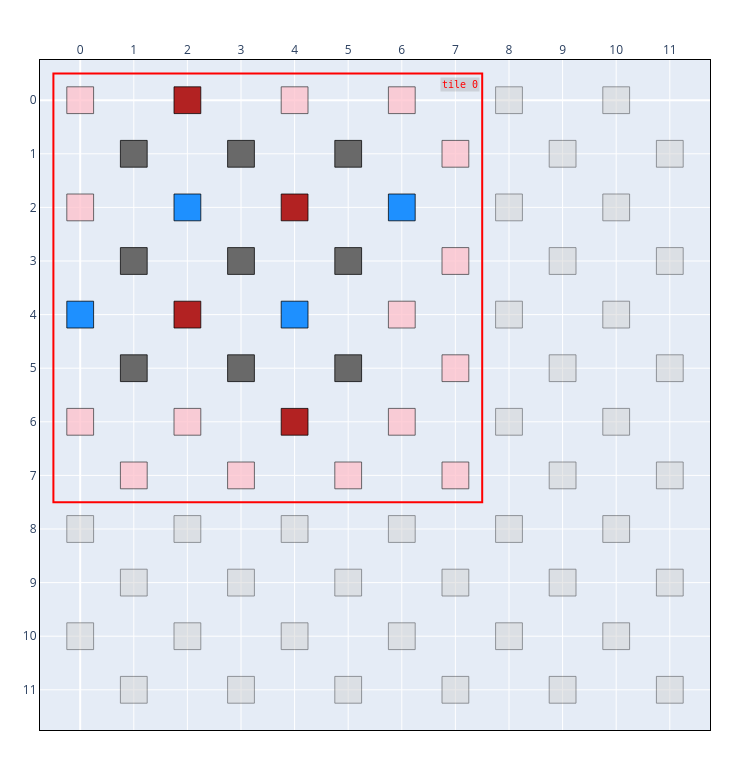

The code cell stored with this chart in its notebook:
### Markdown cell above
## 4. Logical tiles — placing a surface code

A **`LogicalTile`** wraps a Stim circuit anchored to a coordinate frame. The
code-specific subclass **`SCTile`** generates a *rotated surface code* of a given
`distance` and assigns each qubit a **CSS type** (`DATA`, `X_CHECK`, `Z_CHECK`,
`BUFFER`).

A tile is placed with `chip.add_tile(tile, loc)`, where `loc` is the tile's origin (its
upper-left qubit). Placement is validated against the checkerboard invariant, the chip
bounds, and overlap with existing tiles. Here we color qubits by CSS type via
`css_style`.

### Code cell
chip = Chip(6, 6)
tile = SCTile(distance=3, rounds=3, task="memory_z")
chip.add_tile(tile)          # no loc -> placed at the tile's own origin (0, 0)

print("tile summary:", tile.summary())
chip.show(style=css_style)

### Figure 1 — Plotly figure (JSON) as saved in the notebook; plotly's stock layout.template omitted (floating-point values rounded to 4 significant figures)
{"data": [{"hoverinfo": "text", "hoverlabel": {"bgcolor": ["pink", "pink", "dodgerblue", "pink", "lightgray", "lightgray", "dimgrey", "dimgrey", "dimgrey", "pink", "lightgray", "lightgray", "firebrick", "dodgerblue", "firebrick", "pink", "lightgray", "lightgray", "dimgrey", "dimgrey", "dimgrey", "pink", "lightgray", "lightgray", "pink", "firebrick", "dodgerblue", "firebrick", "lightgray", "lightgray", "dimgrey", "dimgrey", "dimgrey", "pink", "lightgray", "lightgray", "pink", "dodgerblue", "pink", "pink", "lightgray", "lightgray", "pink", "pink", "pink", "pink", "lightgray", "lightgray", "lightgray", "lightgray", "lightgray", "lightgray", "lightgray", "lightgray", "lightgray", "lightgray", "lightgray", "lightgray", "lightgray", "lightgray", "lightgray", "lightgray", "lightgray", "lightgray", "lightgray", "lightgray", "lightgray", "lightgray", "lightgray", "lightgray", "lightgray", "lightgray"], "font": {"color": "black"}}, "hovertext": ["(0, 0)<br>type=BUFFER<br>noise=0.0000", "(0, 2)<br>type=BUFFER<br>noise=0.0000", "(0, 4)<br>type=Z_CHECK<br>noise=0.0000", "(0, 6)<br>type=BUFFER<br>noise=0.0000", "(0, 8)<br>type=UNASSIGNED<br>noise=0.0000", "(0, 10)<br>type=UNASSIGNED<br>noise=0.0000", "(1, 1)<br>type=DATA<br>noise=0.0000", "(1, 3)<br>type=DATA<br>noise=0.0000", "(1, 5)<br>type=DATA<br>noise=0.0000", "(1, 7)<br>type=BUFFER<br>noise=0.0000", "(1, 9)<br>type=UNASSIGNED<br>noise=0.0000", "(1, 11)<br>type=UNASSIGNED<br>noise=0.0000", "(2, 0)<br>type=X_CHECK<br>noise=0.0000", "(2, 2)<br>type=Z_CHECK<br>noise=0.0000", "(2, 4)<br>type=X_CHECK<br>noise=0.0000", "(2, 6)<br>type=BUFFER<br>noise=0.0000", "(2, 8)<br>type=UNASSIGNED<br>noise=0.0000", "(2, 10)<br>type=UNASSIGNED<br>noise=0.0000", "(3, 1)<br>type=DATA<br>noise=0.0000", "(3, 3)<br>type=DATA<br>noise=0.0000", "(3, 5)<br>type=DATA<br>noise=0.0000", "(3, 7)<br>type=BUFFER<br>noise=0.0000", "(3, 9)<br>type=UNASSIGNED<br>noise=0.0000", "(3, 11)<br>type=UNASSIGNED<br>noise=0.0000", "(4, 0)<br>type=BUFFER<br>noise=0.0000", "(4, 2)<br>type=X_CHECK<br>noise=0.0000", "(4, 4)<br>type=Z_CHECK<br>noise=0.0000", "(4, 6)<br>type=X_CHECK<br>noise=0.0000", "(4, 8)<br>type=UNASSIGNED<br>noise=0.0000", "(4, 10)<br>type=UNASSIGNED<br>noise=0.0000", "(5, 1)<br>type=DATA<br>noise=0.0000", "(5, 3)<br>type=DATA<br>noise=0.0000", "(5, 5)<br>type=DATA<br>noise=0.0000", "(5, 7)<br>type=BUFFER<br>noise=0.0000", "(5, 9)<br>type=UNASSIGNED<br>noise=0.0000", "(5, 11)<br>type=UNASSIGNED<br>noise=0.0000", "(6, 0)<br>type=BUFFER<br>noise=0.0000", "(6, 2)<br>type=Z_CHECK<br>noise=0.0000", "(6, 4)<br>type=BUFFER<br>noise=0.0000", "(6, 6)<br>type=BUFFER<br>noise=0.0000", "(6, 8)<br>type=UNASSIGNED<br>noise=0.0000", "(6, 10)<br>type=UNASSIGNED<br>noise=0.0000", "(7, 1)<br>type=BUFFER<br>noise=0.0000", "(7, 3)<br>type=BUFFER<br>noise=0.0000", "(7, 5)<br>type=BUFFER<br>noise=0.0000", "(7, 7)<br>type=BUFFER<br>noise=0.0000", "(7, 9)<br>type=UNASSIGNED<br>noise=0.0000", "(7, 11)<br>type=UNASSIGNED<br>noise=0.0000", "(8, 0)<br>type=UNASSIGNED<br>noise=0.0000", "(8, 2)<br>type=UNASSIGNED<br>noise=0.0000", "(8, 4)<br>type=UNASSIGNED<br>noise=0.0000", "(8, 6)<br>type=UNASSIGNED<br>noise=0.0000", "(8, 8)<br>type=UNASSIGNED<br>noise=0.0000", "(8, 10)<br>type=UNASSIGNED<br>noise=0.0000", "(9, 1)<br>type=UNASSIGNED<br>noise=0.0000", "(9, 3)<br>type=UNASSIGNED<br>noise=0.0000", "(9, 5)<br>type=UNASSIGNED<br>noise=0.0000", "(9, 7)<br>type=UNASSIGNED<br>noise=0.0000", "(9, 9)<br>type=UNASSIGNED<br>noise=0.0000", "(9, 11)<br>type=UNASSIGNED<br>noise=0.0000", "(10, 0)<br>type=UNASSIGNED<br>noise=0.0000", "(10, 2)<br>type=UNASSIGNED<br>noise=0.0000", "(10, 4)<br>type=UNASSIGNED<br>noise=0.0000", "(10, 6)<br>type=UNASSIGNED<br>noise=0.0000", "(10, 8)<br>type=UNASSIGNED<br>noise=0.0000", "(10, 10)<br>type=UNASSIGNED<br>noise=0.0000", "(11, 1)<br>type=UNASSIGNED<br>noise=0.0000", "(11, 3)<br>type=UNASSIGNED<br>noise=0.0000", "(11, 5)<br>type=UNASSIGNED<br>noise=0.0000", "(11, 7)<br>type=UNASSIGNED<br>noise=0.0000", "(11, 9)<br>type=UNASSIGNED<br>noise=0.0000", "(11, 11)<br>type=UNASSIGNED<br>noise=0.0000"], "marker": {"opacity": 0, "size": 20}, "mode": "markers", "name": "qubits", "type": "scattergl", "x": [0, 0, 0, 0, 0, 0, 1, 1, 1, 1, 1, 1, 2, 2, 2, 2, 2, 2, 3, 3, 3, 3, 3, 3, 4, 4, 4, 4, 4, 4, 5, 5, 5, 5, 5, 5, 6, 6, 6, 6, 6, 6, 7, 7, 7, 7, 7, 7, 8, 8, 8, 8, 8, 8, 9, 9, 9, 9, 9, 9, 10, 10, 10, 10, 10, 10, 11, 11, 11, 11, 11, 11], "y": [0, 2, 4, 6, 8, 10, 1, 3, 5, 7, 9, 11, 0, 2, 4, 6, 8, 10, 1, 3, 5, 7, 9, 11, 0, 2, 4, 6, 8, 10, 1, 3, 5, 7, 9, 11, 0, 2, 4, 6, 8, 10, 1, 3, 5, 7, 9, 11, 0, 2, 4, 6, 8, 10, 1, 3, 5, 7, 9, 11, 0, 2, 4, 6, 8, 10, 1, 3, 5, 7, 9, 11]}], "layout": {"annotations": [{"bgcolor": "rgba(128,128,128,0.25)", "font": {"color": "red", "family": "Andale Mono, monospace", "size": 10}, "showarrow": false, "text": "tile 0", "x": 7.45, "xanchor": "right", "y": -0.43, "yanchor": "top"}], "height": 770, "margin": {"b": 40, "l": 40, "r": 40, "t": 60}, "shapes": [{"fillcolor": "pink", "layer": "above", "line": {"color": "black", "width": 0.75}, "opacity": 0.75, "type": "rect", "x0": -0.25, "x1": 0.25, "y0": -0.25, "y1": 0.25}, {"fillcolor": "pink", "layer": "above", "line": {"color": "black", "width": 0.75}, "opacity": 0.75, "type": "rect", "x0": -0.25, "x1": 0.25, "y0": 1.75, "y1": 2.25}, {"fillcolor": "dodgerblue", "layer": "above", "line": {"color": "black", "width": 0.75}, "opacity": 1, "type": "rect", "x0": -0.25, "x1": 0.25, "y0": 3.75, "y1": 4.25}, {"fillcolor": "pink", "layer": "above", "line": {"color": "black", "width": 0.75}, "opacity": 0.75, "type": "rect", "x0": -0.25, "x1": 0.25, "y0": 5.75, "y1": 6.25}, {"fillcolor": "lightgray", "layer": "above", "line": {"color": "black", "width": 0.75}, "opacity": 0.5, "type": "rect", "x0": -0.25, "x1": 0.25, "y0": 7.75, "y1": 8.25}, {"fillcolor": "lightgray", "layer": "above", "line": {"color": "black", "width": 0.75}, "opacity": 0.5, "type": "rect", "x0": -0.25, "x1": 0.25, "y0": 9.75, "y1": 10.25}, {"fillcolor": "dimgrey", "layer": "above", "line": {"color": "black", "width": 0.75}, "opacity": 1, "type": "rect", "x0": 0.75, "x1": 1.25, "y0": 0.75, "y1": 1.25}, {"fillcolor": "dimgrey", "layer": "above", "line": {"color": "black", "width": 0.75}, "opacity": 1, "type": "rect", "x0": 0.75, "x1": 1.25, "y0": 2.75, "y1": 3.25}, {"fillcolor": "dimgrey", "layer": "above", "line": {"color": "black", "width": 0.75}, "opacity": 1, "type": "rect", "x0": 0.75, "x1": 1.25, "y0": 4.75, "y1": 5.25}, {"fillcolor": "pink", "layer": "above", "line": {"color": "black", "width": 0.75}, "opacity": 0.75, "type": "rect", "x0": 0.75, "x1": 1.25, "y0": 6.75, "y1": 7.25}, {"fillcolor": "lightgray", "layer": "above", "line": {"color": "black", "width": 0.75}, "opacity": 0.5, "type": "rect", "x0": 0.75, "x1": 1.25, "y0": 8.75, "y1": 9.25}, {"fillcolor": "lightgray", "layer": "above", "line": {"color": "black", "width": 0.75}, "opacity": 0.5, "type": "rect", "x0": 0.75, "x1": 1.25, "y0": 10.75, "y1": 11.25}, {"fillcolor": "firebrick", "layer": "above", "line": {"color": "black", "width": 0.75}, "opacity": 1, "type": "rect", "x0": 1.75, "x1": 2.25, "y0": -0.25, "y1": 0.25}, {"fillcolor": "dodgerblue", "layer": "above", "line": {"color": "black", "width": 0.75}, "opacity": 1, "type": "rect", "x0": 1.75, "x1": 2.25, "y0": 1.75, "y1": 2.25}, {"fillcolor": "firebrick", "layer": "above", "line": {"color": "black", "width": 0.75}, "opacity": 1, "type": "rect", "x0": 1.75, "x1": 2.25, "y0": 3.75, "y1": 4.25}, {"fillcolor": "pink", "layer": "above", "line": {"color": "black", "width": 0.75}, "opacity": 0.75, "type": "rect", "x0": 1.75, "x1": 2.25, "y0": 5.75, "y1": 6.25}, {"fillcolor": "lightgray", "layer": "above", "line": {"color": "black", "width": 0.75}, "opacity": 0.5, "type": "rect", "x0": 1.75, "x1": 2.25, "y0": 7.75, "y1": 8.25}, {"fillcolor": "lightgray", "layer": "above", "line": {"color": "black", "width": 0.75}, "opacity": 0.5, "type": "rect", "x0": 1.75, "x1": 2.25, "y0": 9.75, "y1": 10.25}, {"fillcolor": "dimgrey", "layer": "above", "line": {"color": "black", "width": 0.75}, "opacity": 1, "type": "rect", "x0": 2.75, "x1": 3.25, "y0": 0.75, "y1": 1.25}, {"fillcolor": "dimgrey", "layer": "above", "line": {"color": "black", "width": 0.75}, "opacity": 1, "type": "rect", "x0": 2.75, "x1": 3.25, "y0": 2.75, "y1": 3.25}, {"fillcolor": "dimgrey", "layer": "above", "line": {"color": "black", "width": 0.75}, "opacity": 1, "type": "rect", "x0": 2.75, "x1": 3.25, "y0": 4.75, "y1": 5.25}, {"fillcolor": "pink", "layer": "above", "line": {"color": "black", "width": 0.75}, "opacity": 0.75, "type": "rect", "x0": 2.75, "x1": 3.25, "y0": 6.75, "y1": 7.25}, {"fillcolor": "lightgray", "layer": "above", "line": {"color": "black", "width": 0.75}, "opacity": 0.5, "type": "rect", "x0": 2.75, "x1": 3.25, "y0": 8.75, "y1": 9.25}, {"fillcolor": "lightgray", "layer": "above", "line": {"color": "black", "width": 0.75}, "opacity": 0.5, "type": "rect", "x0": 2.75, "x1": 3.25, "y0": 10.75, "y1": 11.25}, {"fillcolor": "pink", "layer": "above", "line": {"color": "black", "width": 0.75}, "opacity": 0.75, "type": "rect", "x0": 3.75, "x1": 4.25, "y0": -0.25, "y1": 0.25}, {"fillcolor": "firebrick", "layer": "above", "line": {"color": "black", "width": 0.75}, "opacity": 1, "type": "rect", "x0": 3.75, "x1": 4.25, "y0": 1.75, "y1": 2.25}, {"fillcolor": "dodgerblue", "layer": "above", "line": {"color": "black", "width": 0.75}, "opacity": 1, "type": "rect", "x0": 3.75, "x1": 4.25, "y0": 3.75, "y1": 4.25}, {"fillcolor": "firebrick", "layer": "above", "line": {"color": "black", "width": 0.75}, "opacity": 1, "type": "rect", "x0": 3.75, "x1": 4.25, "y0": 5.75, "y1": 6.25}, {"fillcolor": "lightgray", "layer": "above", "line": {"color": "black", "width": 0.75}, "opacity": 0.5, "type": "rect", "x0": 3.75, "x1": 4.25, "y0": 7.75, "y1": 8.25}, {"fillcolor": "lightgray", "layer": "above", "line": {"color": "black", "width": 0.75}, "opacity": 0.5, "type": "rect", "x0": 3.75, "x1": 4.25, "y0": 9.75, "y1": 10.25}, {"fillcolor": "dimgrey", "layer": "above", "line": {"color": "black", "width": 0.75}, "opacity": 1, "type": "rect", "x0": 4.75, "x1": 5.25, "y0": 0.75, "y1": 1.25}, {"fillcolor": "dimgrey", "layer": "above", "line": {"color": "black", "width": 0.75}, "opacity": 1, "type": "rect", "x0": 4.75, "x1": 5.25, "y0": 2.75, "y1": 3.25}, {"fillcolor": "dimgrey", "layer": "above", "line": {"color": "black", "width": 0.75}, "opacity": 1, "type": "rect", "x0": 4.75, "x1": 5.25, "y0": 4.75, "y1": 5.25}, {"fillcolor": "pink", "layer": "above", "line": {"color": "black", "width": 0.75}, "opacity": 0.75, "type": "rect", "x0": 4.75, "x1": 5.25, "y0": 6.75, "y1": 7.25}, {"fillcolor": "lightgray", "layer": "above", "line": {"color": "black", "width": 0.75}, "opacity": 0.5, "type": "rect", "x0": 4.75, "x1": 5.25, "y0": 8.75, "y1": 9.25}, {"fillcolor": "lightgray", "layer": "above", "line": {"color": "black", "width": 0.75}, "opacity": 0.5, "type": "rect", "x0": 4.75, "x1": 5.25, "y0": 10.75, "y1": 11.25}, {"fillcolor": "pink", "layer": "above", "line": {"color": "black", "width": 0.75}, "opacity": 0.75, "type": "rect", "x0": 5.75, "x1": 6.25, "y0": -0.25, "y1": 0.25}, {"fillcolor": "dodgerblue", "layer": "above", "line": {"color": "black", "width": 0.75}, "opacity": 1, "type": "rect", "x0": 5.75, "x1": 6.25, "y0": 1.75, "y1": 2.25}, {"fillcolor": "pink", "layer": "above", "line": {"color": "black", "width": 0.75}, "opacity": 0.75, "type": "rect", "x0": 5.75, "x1": 6.25, "y0": 3.75, "y1": 4.25}, {"fillcolor": "pink", "layer": "above", "line": {"color": "black", "width": 0.75}, "opacity": 0.75, "type": "rect", "x0": 5.75, "x1": 6.25, "y0": 5.75, "y1": 6.25}, {"fillcolor": "lightgray", "layer": "above", "line": {"color": "black", "width": 0.75}, "opacity": 0.5, "type": "rect", "x0": 5.75, "x1": 6.25, "y0": 7.75, "y1": 8.25}, {"fillcolor": "lightgray", "layer": "above", "line": {"color": "black", "width": 0.75}, "opacity": 0.5, "type": "rect", "x0": 5.75, "x1": 6.25, "y0": 9.75, "y1": 10.25}, {"fillcolor": "pink", "layer": "above", "line": {"color": "black", "width": 0.75}, "opacity": 0.75, "type": "rect", "x0": 6.75, "x1": 7.25, "y0": 0.75, "y1": 1.25}, {"fillcolor": "pink", "layer": "above", "line": {"color": "black", "width": 0.75}, "opacity": 0.75, "type": "rect", "x0": 6.75, "x1": 7.25, "y0": 2.75, "y1": 3.25}, {"fillcolor": "pink", "layer": "above", "line": {"color": "black", "width": 0.75}, "opacity": 0.75, "type": "rect", "x0": 6.75, "x1": 7.25, "y0": 4.75, "y1": 5.25}, {"fillcolor": "pink", "layer": "above", "line": {"color": "black", "width": 0.75}, "opacity": 0.75, "type": "rect", "x0": 6.75, "x1": 7.25, "y0": 6.75, "y1": 7.25}, {"fillcolor": "lightgray", "layer": "above", "line": {"color": "black", "width": 0.75}, "opacity": 0.5, "type": "rect", "x0": 6.75, "x1": 7.25, "y0": 8.75, "y1": 9.25}, {"fillcolor": "lightgray", "layer": "above", "line": {"color": "black", "width": 0.75}, "opacity": 0.5, "type": "rect", "x0": 6.75, "x1": 7.25, "y0": 10.75, "y1": 11.25}, {"fillcolor": "lightgray", "layer": "above", "line": {"color": "black", "width": 0.75}, "opacity": 0.5, "type": "rect", "x0": 7.75, "x1": 8.25, "y0": -0.25, "y1": 0.25}, {"fillcolor": "lightgray", "layer": "above", "line": {"color": "black", "width": 0.75}, "opacity": 0.5, "type": "rect", "x0": 7.75, "x1": 8.25, "y0": 1.75, "y1": 2.25}, {"fillcolor": "lightgray", "layer": "above", "line": {"color": "black", "width": 0.75}, "opacity": 0.5, "type": "rect", "x0": 7.75, "x1": 8.25, "y0": 3.75, "y1": 4.25}, {"fillcolor": "lightgray", "layer": "above", "line": {"color": "black", "width": 0.75}, "opacity": 0.5, "type": "rect", "x0": 7.75, "x1": 8.25, "y0": 5.75, "y1": 6.25}, {"fillcolor": "lightgray", "layer": "above", "line": {"color": "black", "width": 0.75}, "opacity": 0.5, "type": "rect", "x0": 7.75, "x1": 8.25, "y0": 7.75, "y1": 8.25}, {"fillcolor": "lightgray", "layer": "above", "line": {"color": "black", "width": 0.75}, "opacity": 0.5, "type": "rect", "x0": 7.75, "x1": 8.25, "y0": 9.75, "y1": 10.25}, {"fillcolor": "lightgray", "layer": "above", "line": {"color": "black", "width": 0.75}, "opacity": 0.5, "type": "rect", "x0": 8.75, "x1": 9.25, "y0": 0.75, "y1": 1.25}, {"fillcolor": "lightgray", "layer": "above", "line": {"color": "black", "width": 0.75}, "opacity": 0.5, "type": "rect", "x0": 8.75, "x1": 9.25, "y0": 2.75, "y1": 3.25}, {"fillcolor": "lightgray", "layer": "above", "line": {"color": "black", "width": 0.75}, "opacity": 0.5, "type": "rect", "x0": 8.75, "x1": 9.25, "y0": 4.75, "y1": 5.25}, {"fillcolor": "lightgray", "layer": "above", "line": {"color": "black", "width": 0.75}, "opacity": 0.5, "type": "rect", "x0": 8.75, "x1": 9.25, "y0": 6.75, "y1": 7.25}, {"fillcolor": "lightgray", "layer": "above", "line": {"color": "black", "width": 0.75}, "opacity": 0.5, "type": "rect", "x0": 8.75, "x1": 9.25, "y0": 8.75, "y1": 9.25}, {"fillcolor": "lightgray", "layer": "above", "line": {"color": "black", "width": 0.75}, "opacity": 0.5, "type": "rect", "x0": 8.75, "x1": 9.25, "y0": 10.75, "y1": 11.25}, {"fillcolor": "lightgray", "layer": "above", "line": {"color": "black", "width": 0.75}, "opacity": 0.5, "type": "rect", "x0": 9.75, "x1": 10.25, "y0": -0.25, "y1": 0.25}, {"fillcolor": "lightgray", "layer": "above", "line": {"color": "black", "width": 0.75}, "opacity": 0.5, "type": "rect", "x0": 9.75, "x1": 10.25, "y0": 1.75, "y1": 2.25}, {"fillcolor": "lightgray", "layer": "above", "line": {"color": "black", "width": 0.75}, "opacity": 0.5, "type": "rect", "x0": 9.75, "x1": 10.25, "y0": 3.75, "y1": 4.25}, {"fillcolor": "lightgray", "layer": "above", "line": {"color": "black", "width": 0.75}, "opacity": 0.5, "type": "rect", "x0": 9.75, "x1": 10.25, "y0": 5.75, "y1": 6.25}, {"fillcolor": "lightgray", "layer": "above", "line": {"color": "black", "width": 0.75}, "opacity": 0.5, "type": "rect", "x0": 9.75, "x1": 10.25, "y0": 7.75, "y1": 8.25}, {"fillcolor": "lightgray", "layer": "above", "line": {"color": "black", "width": 0.75}, "opacity": 0.5, "type": "rect", "x0": 9.75, "x1": 10.25, "y0": 9.75, "y1": 10.25}, {"fillcolor": "lightgray", "layer": "above", "line": {"color": "black", "width": 0.75}, "opacity": 0.5, "type": "rect", "x0": 10.75, "x1": 11.25, "y0": 0.75, "y1": 1.25}, {"fillcolor": "lightgray", "layer": "above", "line": {"color": "black", "width": 0.75}, "opacity": 0.5, "type": "rect", "x0": 10.75, "x1": 11.25, "y0": 2.75, "y1": 3.25}, {"fillcolor": "lightgray", "layer": "above", "line": {"color": "black", "width": 0.75}, "opacity": 0.5, "type": "rect", "x0": 10.75, "x1": 11.25, "y0": 4.75, "y1": 5.25}, {"fillcolor": "lightgray", "layer": "above", "line": {"color": "black", "width": 0.75}, "opacity": 0.5, "type": "rect", "x0": 10.75, "x1": 11.25, "y0": 6.75, "y1": 7.25}, {"fillcolor": "lightgray", "layer": "above", "line": {"color": "black", "width": 0.75}, "opacity": 0.5, "type": "rect", "x0": 10.75, "x1": 11.25, "y0": 8.75, "y1": 9.25}, {"fillcolor": "lightgray", "layer": "above", "line": {"color": "black", "width": 0.75}, "opacity": 0.5, "type": "rect", "x0": 10.75, "x1": 11.25, "y0": 10.75, "y1": 11.25}, {"fillcolor": "rgba(0,0,0,0)", "layer": "above", "line": {"color": "red", "width": 2}, "opacity": 1, "type": "rect", "x0": -0.5, "x1": 7.5, "y0": -0.5, "y1": 7.5}], "showlegend": false, "width": 750, "xaxis": {"domain": [0, 1], "dtick": 1, "linecolor": "black", "linewidth": 1, "mirror": true, "range": [-0.75, 11.75], "showgrid": true, "showline": true, "side": "top", "zeroline": true}, "yaxis": {"dtick": 1, "linecolor": "black", "linewidth": 1, "mirror": true, "range": [11.75, -0.75], "scaleanchor": "x", "scaleratio": 1, "showgrid": true, "showline": true, "zeroline": true}}}
